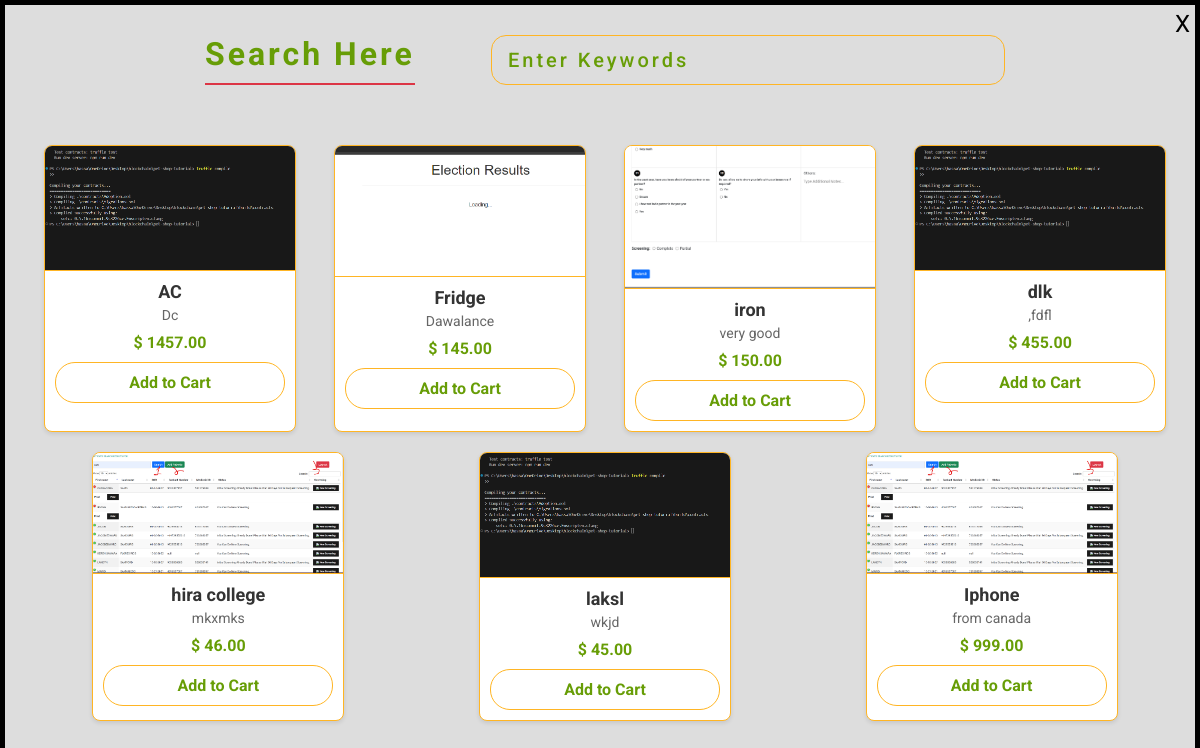
The app's page /search/ with its own data.
### myapp/models.py (models this page shows, shortened)
class products1(models.Model):
    product_id = models.AutoField(primary_key=True)
    name = models.CharField(max_length=200)
    description = models.CharField(max_length=200)
    seller = models.ForeignKey(Seller, on_delete=models.CASCADE)
    category = models.ForeignKey(Category, on_delete=models.CASCADE)
    price = models.DecimalField(max_digits=10, decimal_places=2)
    quantity = models.IntegerField()
    image = models.FileField(upload_to='media/', null=True, blank=True)

### myapp/views.py (the view)
# urls.py: path('search/', views.search, name="search"),
def search(request):
    product = products1.objects.all()
    return render(request, 'search.html', {'products': product})

### templates/search.html (shortened to what this page needs)
<!DOCTYPE html>
<html>
<head>
</head>
<body>
<a href="{% url 'home' %}">
    <button class="cancel-btn">
      X
    </button>
  </a>
<div class="container-fluid">
<div class="container">
<div class="search">
<h1>Search Here</h1>
<input type="text" name="" id="find" placeholder="Enter Keywords" onkeyup="search()">
</div>
<div class="product-list">
{% for product in products %}
    <div class="product">
      <img src="{{ product.image.url }}" alt="{{ product.name }}">  <div class="product-details">
        <h3>{{ product.name }}</h3>
        <p>{{ product.description }}</p>
        <div class="price">$ {{ product.price }}</div>  <button class="add-to-cart-btn">Add to Cart</button>
      </div>
    </div>
  {% endfor %}
</div></div></div>
</body>
</html>

### templates/search.html (style rules this page uses)
* { margin: 0; padding: 0; font-family: 'Roboto', sans-serif; }
body { background: #ddd; border: 5px solid #000; margin: 0; box-sizing: border-box; }
.container-fluid { width: 100%; height: auto; padding: 0px 0px 80px 0px; }
.container { width: 1200px; height: auto; margin: auto; }
.container .search { display: flex; padding: 30px 200px; justify-content: space-between; }
.container .search h1 { color: #679d06; font-weight: bold; letter-spacing: 3px; display: inline-block; border-bottom: 2px solid #dc3545; padding-bottom: 10px; }
.container .search input { width: 60%; padding: 5px 16px; background: transparent; border: 1px solid #FFB524; font-size: 20px; text-transform: capitalize; letter-spacing: 3px; outline: none; border-radius: 15px; }
.container .search input::placeholder { color: #679d06; font-weight: 500; }
.container .product-list { display: flex; flex-wrap: wrap; justify-content: space-around; padding: 20px; }
.container .product-list .product { background: #fff; border: 1px solid #FFB524; border-radius: 8px; box-shadow: 0 2px 4px rgba(0, 0, 0, 0.1); margin: 10px; width: 250px; overflow: hidden; font-family: 'Roboto', sans-serif; transition: box-shadow 0.3s ease; }
.container .product-list .product img { width: 100%; height: auto; display: block; border-bottom: 1px solid #FFB524; }
.container .product-list .product .product-details { padding: 10px; text-align: center; }
.container .product-list .product .product-details h3 { color: #333; font-size: 18px; font-weight: bold; margin-bottom: 5px; }
.container .product-list .product .product-details p { font-size: 14px; color: #666; margin-bottom: 10px; }
.container .product-list .product .product-details .price { color: #679d06; font-size: 16px; font-weight: bold; margin-bottom: 10px; }
.add-to-cart-btn { background-color: transparent; color: #679d06; border: 1px solid #FFB524; border-radius: 20px; padding: 10px; text-align: center; display: block; width: 100%; cursor: pointer; font-size: 16px; font-weight: bold; transition: background-color 0.3s, color 0.3s; }
.cancel-btn { position: fixed; top: 10px; right: 10px; z-index: 1000; cursor: pointer; font-size: 24px; background: none; border: none; color: #000; }
.search h1 { color: #679d06; font-weight: bold; }

### records on screen
products1: image (picture), name "AC", description "Dc", price "1457.00"
products1: shows a picture, name "Fridge", description "Dawalance", price "145.00"
products1: shows a picture, name "iron", description "very good", price "150.00"
products1: name "dlk", description ",fdfl", price "455.00"
products1: name "hira college", description "mkxmks", price "46.00"
products1: name "laksl", description "wkjd", price "45.00"
products1: name "Iphone", description "from canada", price "999.00"
